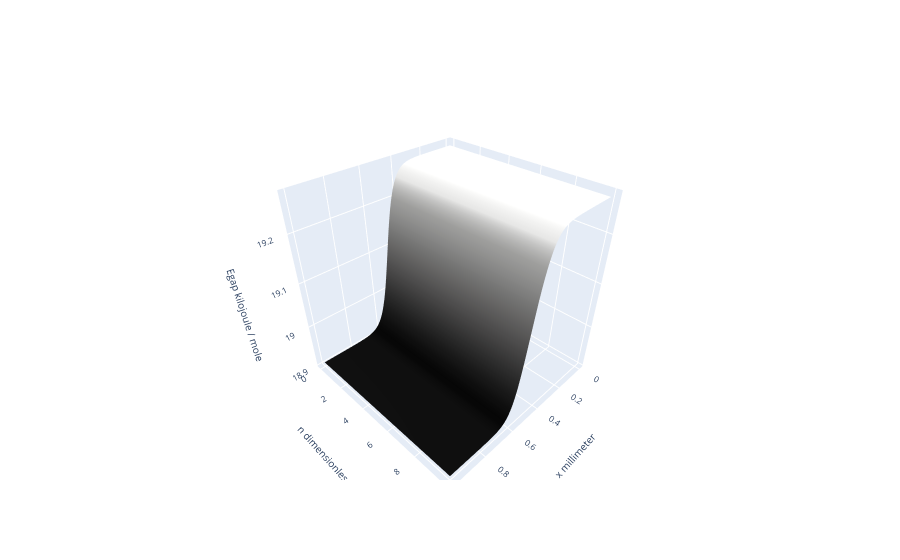

The code cell stored with this chart in its notebook:
### Markdown cell above
### Visualizing $E_{gap}(x,n)$
In the cell below, use Eq. 2 to calculate $E_{gap}$ in our $(x,n)$ state space, and PL.plot_surface1 to visualize it, with appropriate labels.

### Code cell
### BEGIN SOLUTION
Egap = NA*hbar*2*np.pi*c*nubar
Egap.ito('kJ/mol')
Egaplabel = 'Egap '+str(Egap.units)

# Plot nubar(x,nEgap)
PL.plot_surface1(xgrid,ngrid,Egap,labellist=[xlabel,nlabel,Egaplabel]).show()
### END SOLUTION

### Figure 1 — Plotly figure (JSON) as saved in the notebook; plotly's stock layout.template omitted (floating-point values rounded to 4 significant figures; data arrays with more than 128 entries replaced by an {"elided": "..."} marker saying what was removed)
{"data": [{"colorscale": [[0, "rgb(0, 0, 0)"], [0.09091, "rgb(16, 16, 16)"], [0.1818, "rgb(38, 38, 38)"], [0.2727, "rgb(59, 59, 59)"], [0.3636, "rgb(81, 80, 80)"], [0.4545, "rgb(102, 101, 101)"], [0.5455, "rgb(124, 123, 122)"], [0.6364, "rgb(146, 146, 145)"], [0.7273, "rgb(171, 171, 170)"], [0.8182, "rgb(197, 197, 195)"], [0.9091, "rgb(224, 224, 223)"], [1, "rgb(254, 254, 253)"]], "showscale": false, "type": "surface", "x": {"elided": "200x11 float values"}, "y": {"elided": "200x11 int values"}, "z": {"elided": "200x11 float values"}}], "layout": {"autosize": true, "scene": {"xaxis": {"tickfont": {"size": 10}, "title": {"font": {"size": 10}, "text": "x millimeter"}}, "yaxis": {"tickfont": {"size": 10}, "title": {"font": {"size": 10}, "text": "n dimensionless"}}, "zaxis": {"tickfont": {"size": 10}, "title": {"font": {"size": 10}, "text": "Egap kilojoule / mole"}}}, "title": {"text": ""}, "yaxis": {"automargin": true}}}
